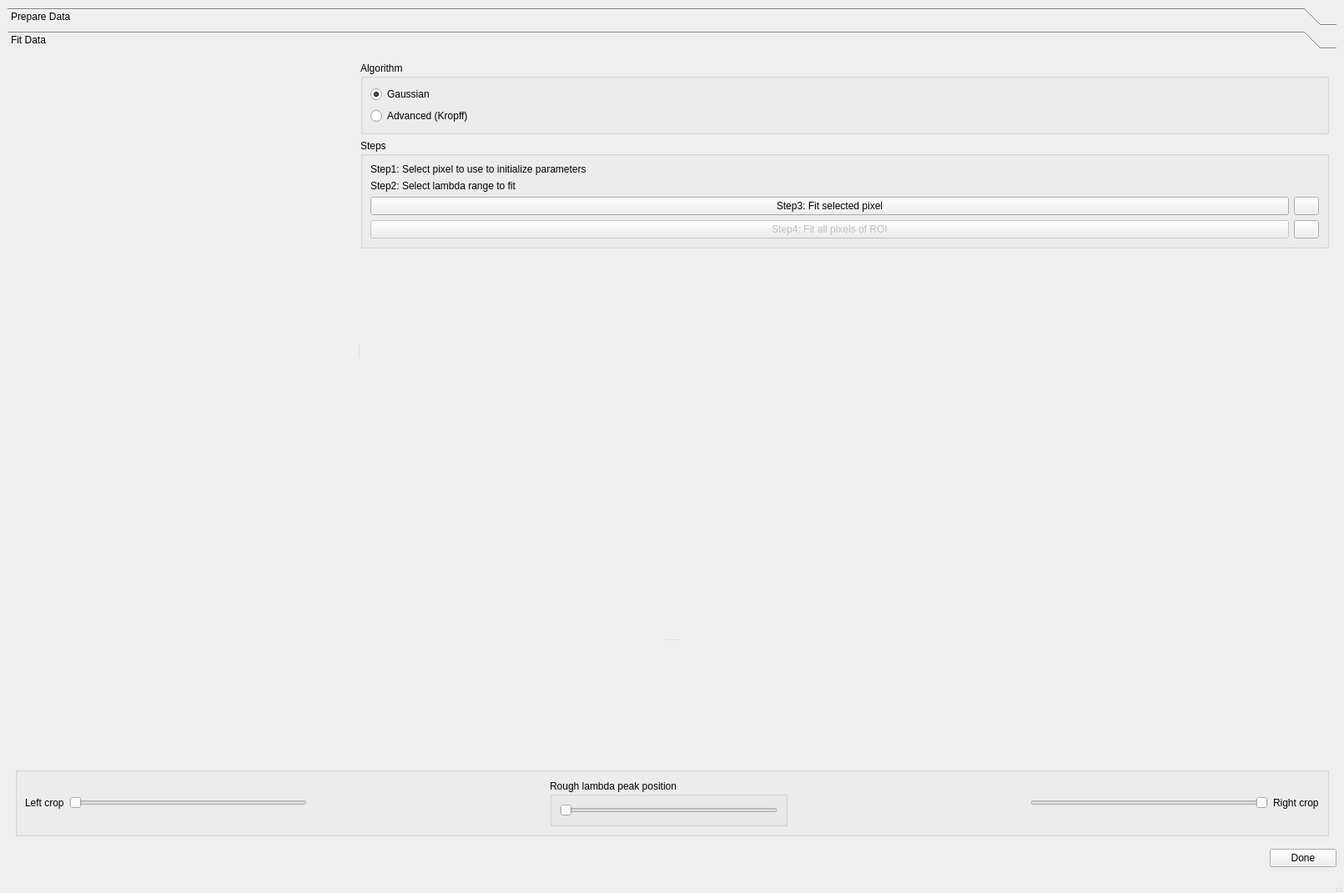
<?xml version="1.0" encoding="UTF-8"?>
<ui version="4.0">
 <class>MainWindow</class>
 <widget class="QMainWindow" name="MainWindow">
  <property name="geometry">
   <rect>
    <x>0</x>
    <y>0</y>
    <width>1611</width>
    <height>1071</height>
   </rect>
  </property>
  <property name="windowTitle">
   <string>MainWindow</string>
  </property>
  <widget class="QWidget" name="centralwidget">
   <layout class="QVBoxLayout" name="verticalLayout_6">
    <item>
     <widget class="QToolBox" name="toolBox">
      <property name="currentIndex">
       <number>1</number>
      </property>
      <widget class="QWidget" name="page">
       <property name="geometry">
        <rect>
         <x>0</x>
         <y>0</y>
         <width>1587</width>
         <height>894</height>
        </rect>
       </property>
       <attribute name="label">
        <string>Prepare Data</string>
       </attribute>
       <layout class="QVBoxLayout" name="verticalLayout_12">
        <item>
         <widget class="QSplitter" name="prepare_data_main_splitter">
          <property name="orientation">
           <enum>Qt::Vertical</enum>
          </property>
          <widget class="QWidget" name="">
           <layout class="QVBoxLayout" name="verticalLayout_11">
            <item>
             <widget class="QGroupBox" name="prepare_data_normalization_groupBox">
              <property name="sizePolicy">
               <sizepolicy hsizetype="Preferred" vsizetype="Minimum">
                <horstretch>0</horstretch>
                <verstretch>0</verstretch>
               </sizepolicy>
              </property>
              <property name="title">
               <string>Normalization</string>
              </property>
              <layout class="QHBoxLayout" name="horizontalLayout_9">
               <item>
                <widget class="QRadioButton" name="normalization_pixel_by_pixel_radioButton">
                 <property name="text">
                  <string>Pixel by pixel</string>
                 </property>
                </widget>
               </item>
               <item>
                <widget class="QRadioButton" name="normalization_by_roi_radioButton">
                 <property name="text">
                  <string>by ROI</string>
                 </property>
                 <property name="checked">
                  <bool>true</bool>
                 </property>
                </widget>
               </item>
               <item>
                <spacer name="horizontalSpacer_9">
                 <property name="orientation">
                  <enum>Qt::Horizontal</enum>
                 </property>
                 <property name="sizeHint" stdset="0">
                  <size>
                   <width>40</width>
                   <height>20</height>
                  </size>
                 </property>
                </spacer>
               </item>
              </layout>
             </widget>
            </item>
            <item>
             <widget class="QGroupBox" name="groupBox_6">
              <property name="title">
               <string>Kernel of Moving Average</string>
              </property>
              <layout class="QVBoxLayout" name="verticalLayout_9">
               <item>
                <widget class="QGroupBox" name="groupBox_7">
                 <property name="title">
                  <string>Dimension</string>
                 </property>
                 <layout class="QHBoxLayout" name="horizontalLayout_4">
                  <item>
                   <widget class="QRadioButton" name="kernel_dimension_2d_radioButton">
                    <property name="text">
                     <string>2D</string>
                    </property>
                    <property name="checked">
                     <bool>true</bool>
                    </property>
                   </widget>
                  </item>
                  <item>
                   <widget class="QRadioButton" name="kernel_dimension_3d_radioButton">
                    <property name="text">
                     <string>3D</string>
                    </property>
                   </widget>
                  </item>
                  <item>
                   <spacer name="horizontalSpacer_7">
                    <property name="orientation">
                     <enum>Qt::Horizontal</enum>
                    </property>
                    <property name="sizeHint" stdset="0">
                     <size>
                      <width>40</width>
                      <height>20</height>
                     </size>
                    </property>
                   </spacer>
                  </item>
                 </layout>
                </widget>
               </item>
               <item>
                <widget class="QGroupBox" name="groupBox_8">
                 <property name="title">
                  <string>Size</string>
                 </property>
                 <layout class="QVBoxLayout" name="verticalLayout_8">
                  <item>
                   <layout class="QHBoxLayout" name="horizontalLayout_6">
                    <item>
                     <widget class="QRadioButton" name="kernel_size_default_radioButton">
                      <property name="text">
                       <string>Default</string>
                      </property>
                      <property name="checked">
                       <bool>true</bool>
                      </property>
                     </widget>
                    </item>
                    <item>
                     <widget class="QLabel" name="kernel_size_default_label">
                      <property name="text">
                       <string>y:3  x:3  lambda:3</string>
                      </property>
                     </widget>
                    </item>
                    <item>
                     <spacer name="horizontalSpacer_6">
                      <property name="orientation">
                       <enum>Qt::Horizontal</enum>
                      </property>
                      <property name="sizeHint" stdset="0">
                       <size>
                        <width>40</width>
                        <height>20</height>
                       </size>
                      </property>
                     </spacer>
                    </item>
                   </layout>
                  </item>
                  <item>
                   <layout class="QHBoxLayout" name="horizontalLayout_7">
                    <item>
                     <widget class="QRadioButton" name="kernel_size_custom_radioButton">
                      <property name="text">
                       <string>Custom</string>
                      </property>
                     </widget>
                    </item>
                    <item>
                     <layout class="QHBoxLayout" name="horizontalLayout_5">
                      <item>
                       <widget class="QLabel" name="label_6">
                        <property name="minimumSize">
                         <size>
                          <width>30</width>
                          <height>0</height>
                         </size>
                        </property>
                        <property name="maximumSize">
                         <size>
                          <width>30</width>
                          <height>16777215</height>
                         </size>
                        </property>
                        <property name="layoutDirection">
                         <enum>Qt::LeftToRight</enum>
                        </property>
                        <property name="text">
                         <string>y:</string>
                        </property>
                        <property name="alignment">
                         <set>Qt::AlignRight|Qt::AlignTrailing|Qt::AlignVCenter</set>
                        </property>
                       </widget>
                      </item>
                      <item>
                       <widget class="QLineEdit" name="kernel_size_custom_y_lineEdit">
                        <property name="minimumSize">
                         <size>
                          <width>50</width>
                          <height>0</height>
                         </size>
                        </property>
                        <property name="maximumSize">
                         <size>
                          <width>50</width>
                          <height>16777215</height>
                         </size>
                        </property>
                        <property name="text">
                         <string>3</string>
                        </property>
                       </widget>
                      </item>
                      <item>
                       <widget class="QLabel" name="label_7">
                        <property name="minimumSize">
                         <size>
                          <width>40</width>
                          <height>0</height>
                         </size>
                        </property>
                        <property name="maximumSize">
                         <size>
                          <width>40</width>
                          <height>16777215</height>
                         </size>
                        </property>
                        <property name="text">
                         <string>      x:</string>
                        </property>
                        <property name="alignment">
                         <set>Qt::AlignRight|Qt::AlignTrailing|Qt::AlignVCenter</set>
                        </property>
                       </widget>
                      </item>
                      <item>
                       <widget class="QLineEdit" name="kernel_size_custom_x_lineEdit">
                        <property name="minimumSize">
                         <size>
                          <width>50</width>
                          <height>0</height>
                         </size>
                        </property>
                        <property name="maximumSize">
                         <size>
                          <width>50</width>
                          <height>16777215</height>
                         </size>
                        </property>
                        <property name="text">
                         <string>3</string>
                        </property>
                       </widget>
                      </item>
                      <item>
                       <widget class="QLabel" name="kernel_size_custom_lambda_label">
                        <property name="minimumSize">
                         <size>
                          <width>40</width>
                          <height>0</height>
                         </size>
                        </property>
                        <property name="maximumSize">
                         <size>
                          <width>40</width>
                          <height>16777215</height>
                         </size>
                        </property>
                        <property name="text">
                         <string>     l:</string>
                        </property>
                        <property name="alignment">
                         <set>Qt::AlignRight|Qt::AlignTrailing|Qt::AlignVCenter</set>
                        </property>
                       </widget>
                      </item>
                      <item>
                       <widget class="QLineEdit" name="kernel_size_custom_lambda_lineEdit">
                        <property name="minimumSize">
                         <size>
                          <width>50</width>
                          <height>0</height>
                         </size>
                        </property>
                        <property name="maximumSize">
                         <size>
                          <width>50</width>
                          <height>16777215</height>
                         </size>
                        </property>
                        <property name="text">
                         <string>3</string>
                        </property>
                       </widget>
                      </item>
                      <item>
                       <spacer name="horizontalSpacer_10">
                        <property name="orientation">
                         <enum>Qt::Horizontal</enum>
                        </property>
                        <property name="sizeHint" stdset="0">
                         <size>
                          <width>40</width>
                          <height>20</height>
                         </size>
                        </property>
                       </spacer>
                      </item>
                     </layout>
                    </item>
                   </layout>
                  </item>
                 </layout>
                </widget>
               </item>
               <item>
                <widget class="QGroupBox" name="groupBox_9">
                 <property name="title">
                  <string>Type</string>
                 </property>
                 <layout class="QHBoxLayout" name="horizontalLayout_8">
                  <item>
                   <widget class="QRadioButton" name="kernel_type_box_radioButton">
                    <property name="text">
                     <string>Box</string>
                    </property>
                    <property name="checked">
                     <bool>true</bool>
                    </property>
                   </widget>
                  </item>
                  <item>
                   <widget class="QRadioButton" name="kernel_type_gaussian_radioButton">
                    <property name="text">
                     <string>Gaussian</string>
                    </property>
                   </widget>
                  </item>
                  <item>
                   <spacer name="horizontalSpacer_8">
                    <property name="orientation">
                     <enum>Qt::Horizontal</enum>
                    </property>
                    <property name="sizeHint" stdset="0">
                     <size>
                      <width>40</width>
                      <height>20</height>
                     </size>
                    </property>
                   </spacer>
                  </item>
                 </layout>
                </widget>
               </item>
               <item>
                <spacer name="verticalSpacer_2">
                 <property name="orientation">
                  <enum>Qt::Vertical</enum>
                 </property>
                 <property name="sizeHint" stdset="0">
                  <size>
                   <width>20</width>
                   <height>40</height>
                  </size>
                 </property>
                </spacer>
               </item>
              </layout>
             </widget>
            </item>
           </layout>
          </widget>
          <widget class="QSplitter" name="prepare_data_preview_splitter">
           <property name="sizePolicy">
            <sizepolicy hsizetype="Expanding" vsizetype="Expanding">
             <horstretch>0</horstretch>
             <verstretch>0</verstretch>
            </sizepolicy>
           </property>
           <property name="orientation">
            <enum>Qt::Horizontal</enum>
           </property>
           <widget class="QWidget" name="">
            <layout class="QVBoxLayout" name="verticalLayout_7">
             <item>
              <widget class="QLabel" name="label_5">
               <property name="text">
                <string>Raw Integrated Signal</string>
               </property>
              </widget>
             </item>
             <item>
              <widget class="QWidget" name="prepare_data_raw_widget" native="true">
               <property name="sizePolicy">
                <sizepolicy hsizetype="Preferred" vsizetype="Expanding">
                 <horstretch>0</horstretch>
                 <verstretch>0</verstretch>
                </sizepolicy>
               </property>
              </widget>
             </item>
            </layout>
           </widget>
           <widget class="QWidget" name="">
            <layout class="QVBoxLayout" name="verticalLayout_10">
             <item>
              <widget class="QLabel" name="label_8">
               <property name="text">
                <string>Prepared Integrated Signal</string>
               </property>
              </widget>
             </item>
             <item>
              <widget class="QWidget" name="prepare_data_process_widget" native="true">
               <property name="sizePolicy">
                <sizepolicy hsizetype="Preferred" vsizetype="Expanding">
                 <horstretch>0</horstretch>
                 <verstretch>0</verstretch>
                </sizepolicy>
               </property>
              </widget>
             </item>
            </layout>
           </widget>
          </widget>
         </widget>
        </item>
        <item>
         <widget class="QPushButton" name="prepare_data_pushButton">
          <property name="text">
           <string>Run Prepare Data</string>
          </property>
         </widget>
        </item>
       </layout>
      </widget>
      <widget class="QWidget" name="page_2">
       <property name="geometry">
        <rect>
         <x>0</x>
         <y>0</y>
         <width>1587</width>
         <height>894</height>
        </rect>
       </property>
       <attribute name="label">
        <string>Fit Data</string>
       </attribute>
       <layout class="QVBoxLayout" name="verticalLayout_5">
        <item>
         <widget class="QSplitter" name="splitter_2">
          <property name="orientation">
           <enum>Qt::Vertical</enum>
          </property>
          <widget class="QSplitter" name="splitter">
           <property name="orientation">
            <enum>Qt::Horizontal</enum>
           </property>
           <widget class="QWidget" name="widget_image" native="true">
            <property name="sizePolicy">
             <sizepolicy hsizetype="Expanding" vsizetype="Expanding">
              <horstretch>0</horstretch>
              <verstretch>0</verstretch>
             </sizepolicy>
            </property>
           </widget>
           <widget class="QWidget" name="layoutWidget">
            <layout class="QVBoxLayout" name="verticalLayout_3">
             <item>
              <widget class="QGroupBox" name="groupBox">
               <property name="title">
                <string>Algorithm</string>
               </property>
               <layout class="QVBoxLayout" name="verticalLayout">
                <item>
                 <widget class="QRadioButton" name="gaussian_radioButton">
                  <property name="text">
                   <string>Gaussian</string>
                  </property>
                  <property name="checked">
                   <bool>true</bool>
                  </property>
                 </widget>
                </item>
                <item>
                 <widget class="QRadioButton" name="advanced_radioButton">
                  <property name="text">
                   <string>Advanced (Kropff)</string>
                  </property>
                 </widget>
                </item>
               </layout>
              </widget>
             </item>
             <item>
              <widget class="QGroupBox" name="groupBox_2">
               <property name="title">
                <string>Steps</string>
               </property>
               <layout class="QVBoxLayout" name="verticalLayout_2">
                <item>
                 <widget class="QLabel" name="label_2">
                  <property name="text">
                   <string>Step1: Select pixel to use to initialize parameters</string>
                  </property>
                 </widget>
                </item>
                <item>
                 <widget class="QLabel" name="label">
                  <property name="text">
                   <string>Step2: Select lambda range to fit</string>
                  </property>
                 </widget>
                </item>
                <item>
                 <layout class="QHBoxLayout" name="horizontalLayout_10">
                  <item>
                   <widget class="QPushButton" name="step3_fit_pixel_pushButton">
                    <property name="enabled">
                     <bool>true</bool>
                    </property>
                    <property name="text">
                     <string>Step3: Fit selected pixel</string>
                    </property>
                   </widget>
                  </item>
                  <item>
                   <widget class="QPushButton" name="step3_fit_pixel_settings_pushButton">
                    <property name="minimumSize">
                     <size>
                      <width>30</width>
                      <height>0</height>
                     </size>
                    </property>
                    <property name="maximumSize">
                     <size>
                      <width>30</width>
                      <height>16777215</height>
                     </size>
                    </property>
                    <property name="text">
                     <string/>
                    </property>
                   </widget>
                  </item>
                 </layout>
                </item>
                <item>
                 <layout class="QHBoxLayout" name="horizontalLayout_11">
                  <item>
                   <widget class="QPushButton" name="step4_fit_roi_pushButton">
                    <property name="enabled">
                     <bool>false</bool>
                    </property>
                    <property name="text">
                     <string>Step4: Fit all pixels of ROI</string>
                    </property>
                   </widget>
                  </item>
                  <item>
                   <widget class="QPushButton" name="step4_fit_roi_settings_pushButton">
                    <property name="minimumSize">
                     <size>
                      <width>30</width>
                      <height>0</height>
                     </size>
                    </property>
                    <property name="maximumSize">
                     <size>
                      <width>30</width>
                      <height>16777215</height>
                     </size>
                    </property>
                    <property name="text">
                     <string/>
                    </property>
                   </widget>
                  </item>
                 </layout>
                </item>
               </layout>
              </widget>
             </item>
             <item>
              <spacer name="verticalSpacer">
               <property name="orientation">
                <enum>Qt::Vertical</enum>
               </property>
               <property name="sizeHint" stdset="0">
                <size>
                 <width>20</width>
                 <height>40</height>
                </size>
               </property>
              </spacer>
             </item>
            </layout>
           </widget>
          </widget>
          <widget class="QWidget" name="layoutWidget">
           <layout class="QVBoxLayout" name="verticalLayout_4">
            <item>
             <widget class="QWidget" name="widget_plot" native="true">
              <property name="sizePolicy">
               <sizepolicy hsizetype="Expanding" vsizetype="Expanding">
                <horstretch>0</horstretch>
                <verstretch>0</verstretch>
               </sizepolicy>
              </property>
             </widget>
            </item>
            <item>
             <widget class="QGroupBox" name="groupBox_3">
              <property name="title">
               <string/>
              </property>
              <layout class="QHBoxLayout" name="horizontalLayout_2">
               <item>
                <widget class="QLabel" name="label_3">
                 <property name="text">
                  <string>Left crop</string>
                 </property>
                </widget>
               </item>
               <item>
                <widget class="QSlider" name="left_number_of_files_to_exclude_slider">
                 <property name="orientation">
                  <enum>Qt::Horizontal</enum>
                 </property>
                </widget>
               </item>
               <item>
                <spacer name="horizontalSpacer_2">
                 <property name="orientation">
                  <enum>Qt::Horizontal</enum>
                 </property>
                 <property name="sizeHint" stdset="0">
                  <size>
                   <width>40</width>
                   <height>20</height>
                  </size>
                 </property>
                </spacer>
               </item>
               <item>
                <widget class="QGroupBox" name="groupBox_4">
                 <property name="title">
                  <string>Rough lambda peak position</string>
                 </property>
                 <layout class="QHBoxLayout" name="horizontalLayout_3">
                  <item>
                   <widget class="QSlider" name="rough_lambda_peak_position_slider">
                    <property name="orientation">
                     <enum>Qt::Horizontal</enum>
                    </property>
                   </widget>
                  </item>
                 </layout>
                </widget>
               </item>
               <item>
                <spacer name="horizontalSpacer_3">
                 <property name="orientation">
                  <enum>Qt::Horizontal</enum>
                 </property>
                 <property name="sizeHint" stdset="0">
                  <size>
                   <width>40</width>
                   <height>20</height>
                  </size>
                 </property>
                </spacer>
               </item>
               <item>
                <widget class="QSlider" name="right_number_of_files_to_exclude_slider">
                 <property name="layoutDirection">
                  <enum>Qt::RightToLeft</enum>
                 </property>
                 <property name="orientation">
                  <enum>Qt::Horizontal</enum>
                 </property>
                </widget>
               </item>
               <item>
                <widget class="QLabel" name="label_4">
                 <property name="text">
                  <string>Right crop</string>
                 </property>
                </widget>
               </item>
              </layout>
             </widget>
            </item>
           </layout>
          </widget>
         </widget>
        </item>
       </layout>
      </widget>
     </widget>
    </item>
    <item>
     <layout class="QHBoxLayout" name="horizontalLayout">
      <item>
       <spacer name="horizontalSpacer">
        <property name="orientation">
         <enum>Qt::Horizontal</enum>
        </property>
        <property name="sizeHint" stdset="0">
         <size>
          <width>40</width>
          <height>20</height>
         </size>
        </property>
       </spacer>
      </item>
      <item>
       <widget class="QPushButton" name="done_pushButton">
        <property name="text">
         <string>Done</string>
        </property>
       </widget>
      </item>
     </layout>
    </item>
   </layout>
  </widget>
  <widget class="QMenuBar" name="menubar">
   <property name="geometry">
    <rect>
     <x>0</x>
     <y>0</y>
     <width>1611</width>
     <height>22</height>
    </rect>
   </property>
  </widget>
  <widget class="QStatusBar" name="statusbar"/>
 </widget>
 <resources/>
 <connections>
  <connection>
   <sender>done_pushButton</sender>
   <signal>clicked()</signal>
   <receiver>MainWindow</receiver>
   <slot>apply_clicked()</slot>
   <hints>
    <hint type="sourcelabel">
     <x>1598</x>
     <y>1037</y>
    </hint>
    <hint type="destinationlabel">
     <x>1034</x>
     <y>703</y>
    </hint>
   </hints>
  </connection>
  <connection>
   <sender>step3_fit_pixel_pushButton</sender>
   <signal>clicked()</signal>
   <receiver>MainWindow</receiver>
   <slot>fit_pixel_clicked()</slot>
   <hints>
    <hint type="sourcelabel">
     <x>1190</x>
     <y>308</y>
    </hint>
    <hint type="destinationlabel">
     <x>1156</x>
     <y>263</y>
    </hint>
   </hints>
  </connection>
  <connection>
   <sender>step4_fit_roi_pushButton</sender>
   <signal>clicked()</signal>
   <receiver>MainWindow</receiver>
   <slot>fit_full_roi_clicked()</slot>
   <hints>
    <hint type="sourcelabel">
     <x>1117</x>
     <y>344</y>
    </hint>
    <hint type="destinationlabel">
     <x>1155</x>
     <y>341</y>
    </hint>
   </hints>
  </connection>
  <connection>
   <sender>left_number_of_files_to_exclude_slider</sender>
   <signal>sliderMoved(int)</signal>
   <receiver>MainWindow</receiver>
   <slot>number_of_files_to_exclude_slider_changed()</slot>
   <hints>
    <hint type="sourcelabel">
     <x>354</x>
     <y>950</y>
    </hint>
    <hint type="destinationlabel">
     <x>7</x>
     <y>667</y>
    </hint>
   </hints>
  </connection>
  <connection>
   <sender>right_number_of_files_to_exclude_slider</sender>
   <signal>sliderMoved(int)</signal>
   <receiver>MainWindow</receiver>
   <slot>number_of_files_to_exclude_slider_changed()</slot>
   <hints>
    <hint type="sourcelabel">
     <x>1489</x>
     <y>950</y>
    </hint>
    <hint type="destinationlabel">
     <x>1158</x>
     <y>650</y>
    </hint>
   </hints>
  </connection>
  <connection>
   <sender>rough_lambda_peak_position_slider</sender>
   <signal>sliderMoved(int)</signal>
   <receiver>MainWindow</receiver>
   <slot>rough_lambda_peak_position_slider_changed()</slot>
   <hints>
    <hint type="sourcelabel">
     <x>912</x>
     <y>952</y>
    </hint>
    <hint type="destinationlabel">
     <x>729</x>
     <y>843</y>
    </hint>
   </hints>
  </connection>
  <connection>
   <sender>prepare_data_pushButton</sender>
   <signal>clicked()</signal>
   <receiver>MainWindow</receiver>
   <slot>prepare_data_button_clicked()</slot>
   <hints>
    <hint type="sourcelabel">
     <x>749</x>
     <y>936</y>
    </hint>
    <hint type="destinationlabel">
     <x>6</x>
     <y>706</y>
    </hint>
   </hints>
  </connection>
  <connection>
   <sender>kernel_dimension_3d_radioButton</sender>
   <signal>clicked()</signal>
   <receiver>MainWindow</receiver>
   <slot>kernel_dimension_changed()</slot>
   <hints>
    <hint type="sourcelabel">
     <x>128</x>
     <y>214</y>
    </hint>
    <hint type="destinationlabel">
     <x>6</x>
     <y>205</y>
    </hint>
   </hints>
  </connection>
  <connection>
   <sender>kernel_dimension_2d_radioButton</sender>
   <signal>clicked()</signal>
   <receiver>MainWindow</receiver>
   <slot>kernel_dimension_changed()</slot>
   <hints>
    <hint type="sourcelabel">
     <x>75</x>
     <y>213</y>
    </hint>
    <hint type="destinationlabel">
     <x>8</x>
     <y>274</y>
    </hint>
   </hints>
  </connection>
  <connection>
   <sender>step3_fit_pixel_settings_pushButton</sender>
   <signal>clicked()</signal>
   <receiver>MainWindow</receiver>
   <slot>step3_settings_button_clicked()</slot>
   <hints>
    <hint type="sourcelabel">
     <x>1555</x>
     <y>291</y>
    </hint>
    <hint type="destinationlabel">
     <x>1600</x>
     <y>310</y>
    </hint>
   </hints>
  </connection>
  <connection>
   <sender>step4_fit_roi_settings_pushButton</sender>
   <signal>clicked()</signal>
   <receiver>MainWindow</receiver>
   <slot>step4_settings_button_clicked()</slot>
   <hints>
    <hint type="sourcelabel">
     <x>1562</x>
     <y>331</y>
    </hint>
    <hint type="destinationlabel">
     <x>1602</x>
     <y>369</y>
    </hint>
   </hints>
  </connection>
 </connections>
 <slots>
  <slot>apply_clicked()</slot>
  <slot>fit_pixel_clicked()</slot>
  <slot>fit_full_roi_clicked()</slot>
  <slot>number_of_files_to_exclude_slider_changed()</slot>
  <slot>rough_lambda_peak_position_slider_changed()</slot>
  <slot>prepare_data_button_clicked()</slot>
  <slot>kernel_dimension_changed()</slot>
  <slot>step3_settings_button_clicked()</slot>
  <slot>step4_settings_button_clicked()</slot>
 </slots>
</ui>
